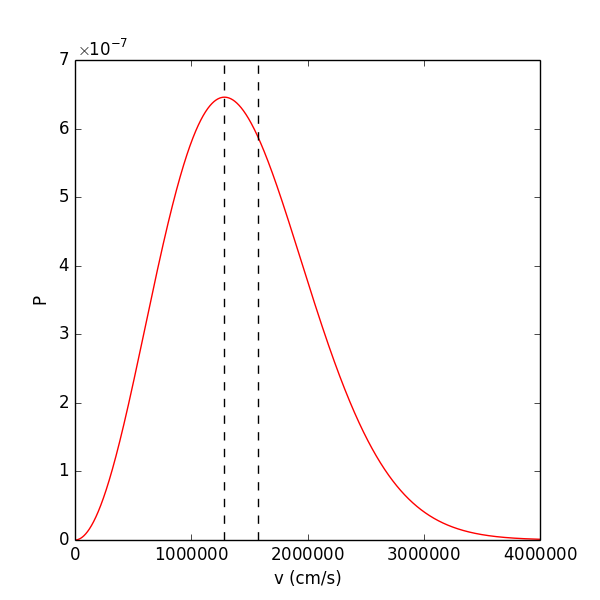

The Python source for this figure:
# plot the Maxwell-Boltzmann distribution for H atoms at T = 10000 K

import math
import numpy
import pylab

def maxwell_boltzmann():

    ax = pylab.subplot(111)    

    k_B = 1.38e-16 # Boltzmann's constant [erg / K]
    m   = 1.67e-24 # mass of proton / H [g]
    T   = 10000    # temperature [K]

    npts = 2000
    vmax = 4.e6    # maximum velocity to plot [cm/s]

    v_mp = math.sqrt(2.0*k_B*T/m)
    v_rms = math.sqrt(3.0*k_B*T/m)

    v = numpy.arange(npts, dtype=numpy.float64)*vmax/(npts-1)

    MB = 4.0*math.pi*v**2 * \
        (m/(2.0*math.pi*k_B*T))**1.5 * \
        numpy.exp(-m*v**2/(2.0*k_B*T))

    pylab.plot(v, MB, 'r')

    pylab.plot([v_mp,v_mp], [0,7.e-7], 'k--')
    pylab.plot([v_rms,v_rms], [0,7.e-7 ], 'k--')

    pylab.xlabel("v (cm/s)")
    pylab.ylabel("P")
    
    ax = pylab.gca()
    ax.xaxis.set_major_formatter(pylab.ScalarFormatter(useMathText=True))
    ax.yaxis.set_major_formatter(pylab.ScalarFormatter(useMathText=True))

    majorLocator = pylab.MultipleLocator(1.e6)
    ax.xaxis.set_major_locator(majorLocator)



    f = pylab.gcf()
    f.set_size_inches(6.0,6.0)

    pylab.savefig("maxwell_boltzmann.png")



if __name__== "__main__":
    maxwell_boltzmann()

